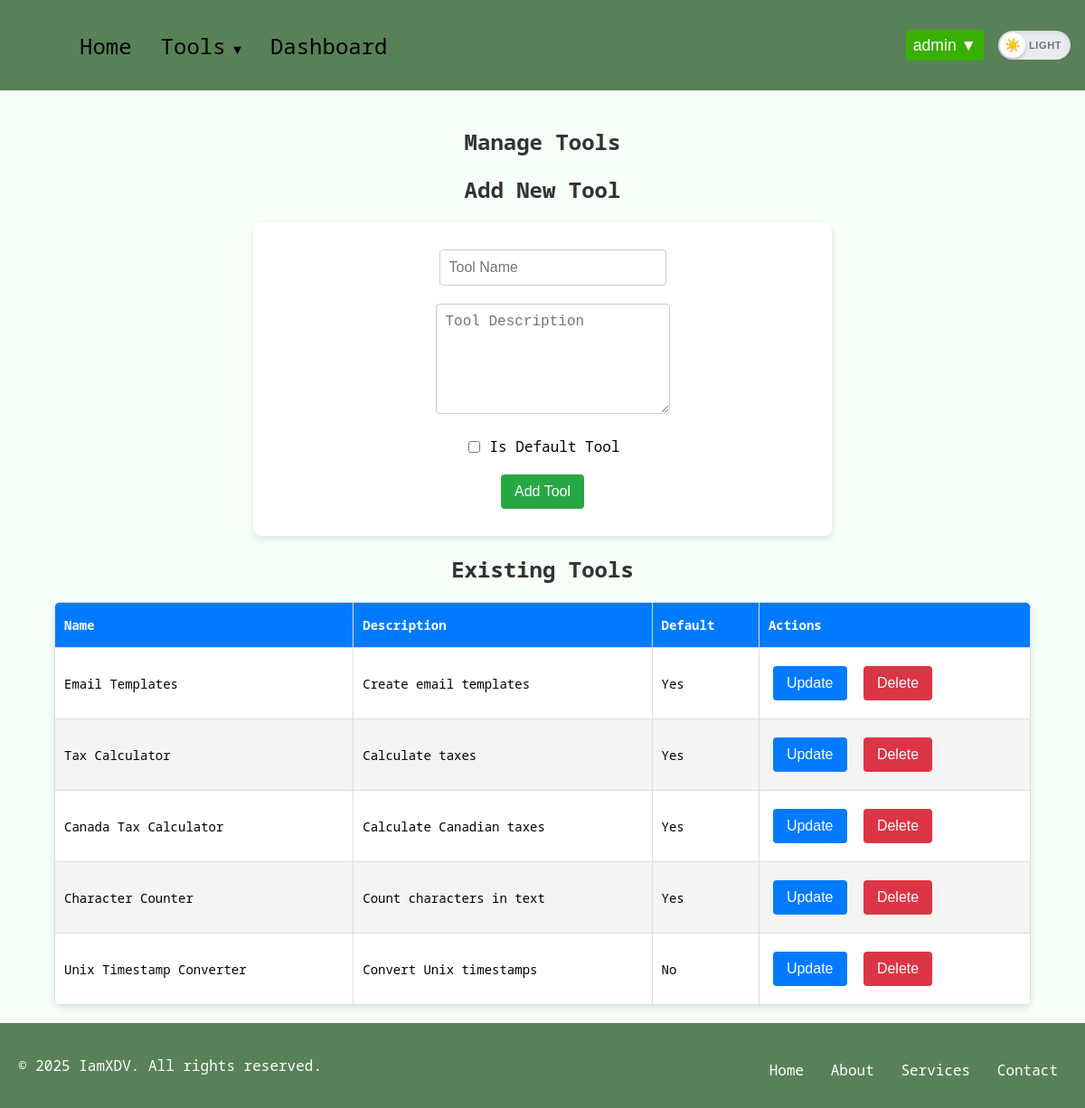
The app's page /manage_tools (signed in) with its own data.
### model/tools.py (models this page shows, shortened)
class Tool(db.Model):
    __tablename__ = 'tools'
    id = db.Column(db.Integer, primary_key=True)
    name = db.Column(db.String(100), unique=True, nullable=False)
    description = db.Column(db.String(255))
    is_default = db.Column(db.Boolean, default=False)

### routes/admin_routes.py (the view, shortened to what this page needs)
@admin.route('/manage_tools', methods=['GET', 'POST', 'DELETE'])
def manage_tools():
    if "logged_in" not in session or session.get("role") not in ["admin", "super_admin"]:
        flash("You don't have permission to manage tools.", "error")
        return redirect(url_for("auth.login"))
    _ = get_flashed_messages()
    tools = Tool.query.all()
    return render_template('manage_tools.html', tools=tools)

### templates/manage_tools.html (shortened to what this page needs)
{% extends "base.html" %} {% block content %} {% block style %}
<link
  rel="stylesheet"
  href="{{ url_for('static', filename='css/manage_tools.css') }}"
/>
{% endblock %}
<div class="manage-tools-container">
  <h1 class="manage-tools-title">Manage Tools</h1>
  <section class="add-tool-section">
    <h2 class="add-tool-title">Add New Tool</h2>
    <form
      action="{{ url_for('admin.manage_tools') }}"
      method="post"
      class="add-tool-form"
    >
      <div class="form-group">
        <input
          type="text"
          name="tool_name"
          placeholder="Tool Name"
          required
          class="add-tool-input"
        />
      </div>
      <div class="form-group">
        <textarea
          name="description"
          placeholder="Tool Description"
          class="add-tool-textarea"
        ></textarea>
      </div>
      <div class="form-group">
        <label class="add-tool-label">
          <input type="checkbox" name="is_default" class="add-tool-checkbox" />
          Is Default Tool
        </label>
      </div>
      <div class="form-group">
        <button type="submit" class="add-tool-btn">Add Tool</button>
      </div>
    </form>
  </section>
  <section class="existing-tools-section">
    <h2 class="existing-tools-title">Existing Tools</h2>
    <table class="existing-tools-table">
      <thead class="existing-tools-thead">
        <tr class="existing-tools-tr">
          <th class="existing-tools-th">Name</th>
          <th class="existing-tools-th">Description</th>
          <th class="existing-tools-th">Default</th>
          <th class="existing-tools-th">Actions</th>
        </tr>
      </thead>
      <tbody class="existing-tools-tbody">
        {% for tool in tools %}
        <tr class="existing-tools-tr">
          <td class="existing-tools-td">{{ tool.name }}</td>
          <td class="existing-tools-td">{{ tool.description }}</td>
          <td class="existing-tools-td">
            {{ 'Yes' if tool.is_default else 'No' }}
          </td>
          <td class="existing-tools-td">
            <div class="tool-actions">
              <button
                class="update-tool-btn"
                onclick="showUpdateForm('{{ tool.id }}', '{{ tool.name }}', '{{ tool.description }}', {{ tool.is_default|lower }})"
              >
                Update
              </button>
              <button
                class="delete-tool-btn"
                onclick="deleteTool('{{ tool.id }}')"
              >
                Delete
              </button>
            </div>
          </td>
        </tr>
        {% endfor %}
      </tbody>
    </table>
  </section>
</div>
{% endblock %}

### static/css/base.css (style rules this page uses)
html, body { height: 100%; margin: 0; display: flex; flex-direction: column; }
.light-theme { font-family: 'Noto Sans Mono', monospace; background-color: #f6fff8; }
body { transition: background-color 0.3s ease, color 0.3s ease; }

### static/css/manage_tools.css (style rules this page uses)
body { font-family: 'Noto Sans Mono', monospace; background-color: #f4f4f4; margin: 0; padding: 0; }
h1.manage-tools-title, h2.add-tool-title, h2.existing-tools-title, h2.update-tool-title { text-align: center; color: #333; margin-top: 20px; font-size: 24px; font-weight: 700; }
h1.manage-tools-title { margin-top: 40px; }
form.add-tool-form, form.update-tool-form { display: flex; flex-direction: column; align-items: center; background-color: #fff; padding: 20px; margin: 20px auto; border-radius: 8px; box-shadow: 0 4px 8px rgba(0, 0, 0, 0.1); max-width: 600px; }
.add-tool-input, .update-tool-input, .add-tool-textarea, .update-tool-textarea { width: 100%; max-width: 550px; padding: 10px; margin: 10px 0; border-radius: 4px; border: 1px solid #ccc; font-size: 16px; }
.add-tool-textarea, .update-tool-textarea { height: 100px; resize: vertical; }
.add-tool-label, .update-tool-label { display: flex; align-items: center; margin: 10px 0; font-size: 16px; }
.add-tool-checkbox, .update-tool-checkbox { margin-right: 10px; }
.add-tool-btn, .update-tool-btn, .delete-tool-btn { background-color: #28a745; color: white; padding: 10px 15px; border: none; border-radius: 4px; cursor: pointer; font-size: 16px; margin: 10px 5px; }
.update-tool-btn, .delete-tool-btn { margin-right: 0; }
.update-tool-btn { background-color: #007bff; }
.delete-tool-btn { background-color: #dc3545; margin-left: 10px; }
.existing-tools-table { width: 90%; margin: 20px auto; border-collapse: collapse; background-color: #fff; box-shadow: 0 4px 8px rgba(0, 0, 0, 0.1); border-radius: 8px; overflow: hidden; }
.existing-tools-th, .existing-tools-td { padding: 10px; border: 1px solid #ddd; text-align: left; font-size: 14px; }
.existing-tools-th { background-color: #007bff; color: white; }
.existing-tools-tr { height: 50px; }
.existing-tools-tr:nth-child(even) { background-color: #f4f4f4; }
.existing-tools-td { word-wrap: break-word; white-space: normal; }

### records on screen
Tool: name "Email Templates", description "Create email templates", is_default "Yes"
Tool: name "Tax Calculator", description "Calculate taxes", is_default "Yes"
Tool: name "Canada Tax Calculator", description "Calculate Canadian taxes", is_default "Yes"
Tool: name "Character Counter", description "Count characters in text", is_default "Yes"
Tool: name "Unix Timestamp Converter", description "Convert Unix timestamps", is_default "No"

### other values on screen
{{ session.get('username', 'User') }} "admin"
